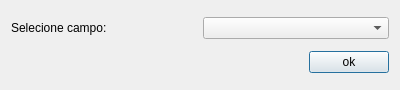
<?xml version="1.0" encoding="UTF-8"?>
<ui version="4.0">
 <class>Dialog</class>
 <widget class="QDialog" name="Dialog">
  <property name="geometry">
   <rect>
    <x>0</x>
    <y>0</y>
    <width>400</width>
    <height>90</height>
   </rect>
  </property>
  <property name="windowTitle">
   <string>Aviso</string>
  </property>
  <layout class="QGridLayout" name="gridLayout">
   <item row="0" column="0" colspan="2">
    <layout class="QHBoxLayout" name="horizontalLayout">
     <item>
      <widget class="QLabel" name="label">
       <property name="text">
        <string>Selecione campo:</string>
       </property>
      </widget>
     </item>
     <item>
      <widget class="QComboBox" name="fields_cb"/>
     </item>
    </layout>
   </item>
   <item row="1" column="0">
    <spacer name="horizontalSpacer">
     <property name="orientation">
      <enum>Qt::Horizontal</enum>
     </property>
     <property name="sizeHint" stdset="0">
      <size>
       <width>288</width>
       <height>20</height>
      </size>
     </property>
    </spacer>
   </item>
   <item row="1" column="1">
    <widget class="QPushButton" name="ok_btn">
     <property name="text">
      <string>ok</string>
     </property>
    </widget>
   </item>
  </layout>
 </widget>
 <resources/>
 <connections/>
</ui>
